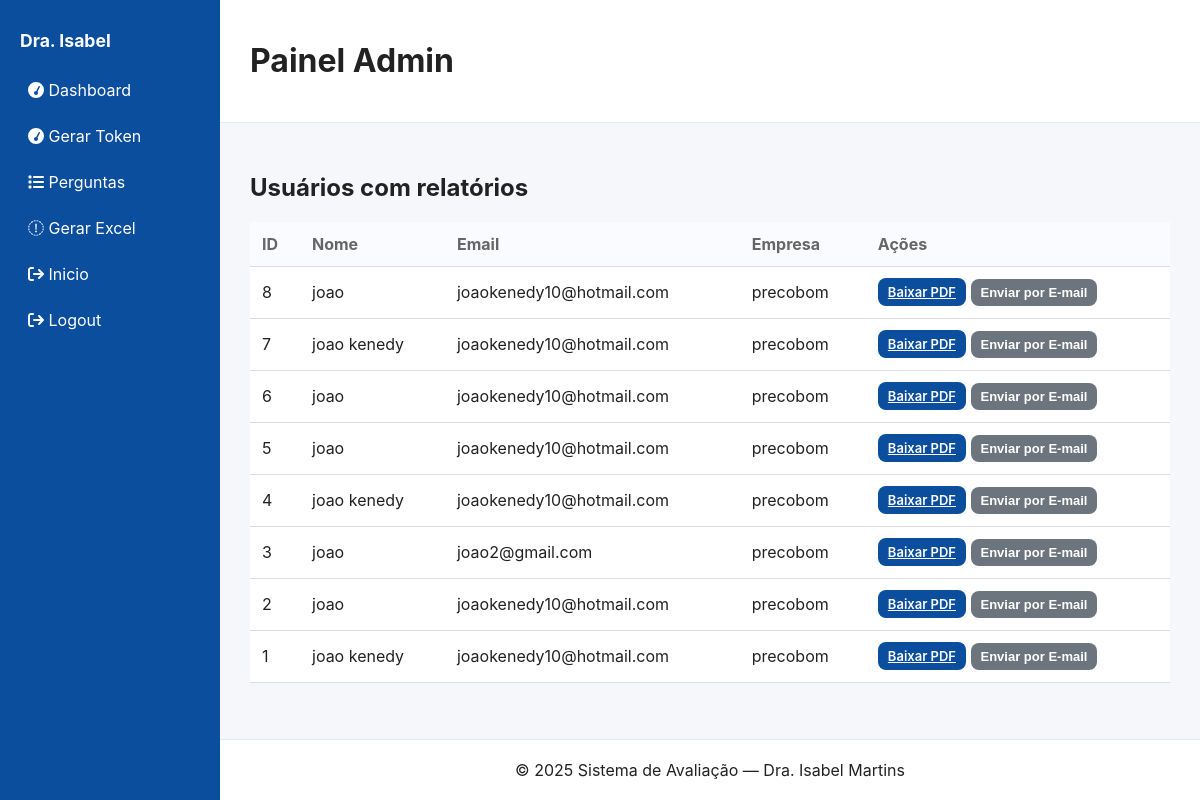
Page /admin (signed in) on the committed database.
### tables this page shows
CREATE TABLE usuarios (
                    id INTEGER PRIMARY KEY AUTOINCREMENT,
                    nome TEXT,
                    empresa TEXT,
                    email TEXT,
                    idade INTEGER
                );

### app.py (the view)
@app.route('/admin')
@admin_required
def admin_dashboard():
    db = get_db()
    usuarios = db.execute("SELECT id, nome, email, empresa, idade FROM usuarios ORDER BY id DESC").fetchall()
    return render_template('admin/dashboard.html', usuarios=usuarios)

### app.py (called while the page is built)
def get_db():
    if 'db' not in g:
        conn = sqlite3.connect(DATABASE)
        conn.row_factory = sqlite3.Row
        g.db = conn
    return g.db

def admin_required(f):
    @wraps(f)
    def decorated(*args, **kwargs):
        if not session.get('admin_logged'):
            return redirect(url_for('admin_login'))
        return f(*args, **kwargs)
    return decorated

### templates/admin/dashboard.html (shortened to what this page needs)
{% extends "base_admin.html" %}
{% block content %}
<h2>Usuários com relatórios</h2>
<table class="admin-table">
  <thead><tr><th>ID</th><th>Nome</th><th>Email</th><th>Empresa</th><th>Ações</th></tr></thead>
  <tbody>
    {% for u in usuarios %}
    <tr>
      <td>{{ u['id'] }}</td>
      <td>{{ u['nome'] }}</td>
      <td>{{ u['email'] }}</td>
      <td>{{ u['empresa'] }}</td>
      <td class="actions">
        <a class="btn small" href="{{ url_for('admin_pdf_download', usuario_id=u['id']) }}">Baixar PDF</a>
        <form action="{{ url_for('admin_email_pdf', usuario_id=u['id']) }}" method="post" style="display:inline;">
          <button class="btn small secondary" type="submit">Enviar por E-mail</button>
        </form>
      </td>
    </tr>
    {% endfor %}
  </tbody>
</table>
{% endblock %}

### templates/base_admin.html (shortened to what this page needs)
<!doctype html>
<html lang="pt-BR">
<head>
  <link rel="stylesheet" href="{{ url_for('static', filename='css/admin.css') }}">
</head>
<body>
  <div class="admin-wrapper">
    <aside class="sidebar">
      <div class="brand">Dra. Isabel</div>
      <nav>
        <a href="{{ url_for('admin_dashboard') }}"><i class="fa fa-tachometer"></i> Dashboard</a>
        <a href="{{ url_for('gerar_token') }}"><i class="fa fa-tachometer"></i> Gerar Token</a>
        <a href="{{ url_for('admin_perguntas') }}"><i class="fa fa-list"></i> Perguntas</a>
        <a href="{{ url_for('admin_excel') }}"><i class="fa fa-file-excel-o"></i> Gerar Excel</a>
        <a href="{{ url_for('index') }}"><i class="fa fa-sign-out"></i> Inicio</a>
        <a href="{{ url_for('admin_logout') }}"><i class="fa fa-sign-out"></i> Logout</a>
      </nav>
    </aside>
    <main class="admin-main">
      <header class="admin-header">
        <h1>{% block header %}Painel Admin{% endblock %}</h1>
      </header>
      <section class="admin-content">
        {% block content %}{% endblock %}
      </section>
      <footer class="admin-footer">
        © 2025 Sistema de Avaliação — Dra. Isabel Martins
      </footer>
    </main>
  </div>
</body>
</html>

### static/css/admin.css (style rules this page uses)
:root { --blue:#0b4e9e; --bg:#f5f7fb; --card:#fff; --muted:#666; }
* { box-sizing:border-box }
body { margin:0;font-family:Inter,system-ui,-apple-system,Segoe UI,Roboto,"Helvetica Neue",Arial;background:var(--bg);color:#222 }
.admin-wrapper { display:flex;min-height:100vh }
.sidebar { width:220px;background:var(--blue);color:#fff;padding:30px 20px;position:fixed;left:0;top:0;bottom:0 }
.sidebar .brand { font-weight:700;font-size:1.1rem;margin-bottom:1.2rem }
.sidebar nav a { display:block;color:#fff;text-decoration:none;padding:10px 8px;border-radius:6px;margin-bottom:6px }
.admin-main { margin-left:220px;flex:1;display:flex;flex-direction:column;min-height:100vh }
.admin-header { padding:20px 30px;border-bottom:1px solid #e6e9ef;background:#fff }
.admin-content { padding:30px }
.admin-footer { padding:20px;text-align:center;background:#fff;border-top:1px solid #e6e9ef;margin-top:auto }
.admin-table { width:100%;border-collapse:collapse;background:var(--card) }
.admin-table th, .admin-table td { padding:10px 12px;border-bottom:1px solid #f0f2f6 }
.admin-table thead th { background:#fafbff;color:var(--muted);text-align:left }
.btn { background:var(--blue);color:#fff;padding:8px 12px;border-radius:6px;border:none;cursor:pointer }
.btn.secondary { background:#6c757d }
.btn.small { padding:6px 8px;font-size:0.9rem }
.btn { padding: 10px 18px; border-radius: 8px; border: none; cursor: pointer; font-weight: 600; }
.btn.small { padding: 6px 10px; font-size: 13px; }
.admin-table { width: 100%; border-collapse: collapse; }
.admin-table th, .admin-table td { border-bottom: 1px solid #ddd; padding: 12px; }

### rows in the picture
usuarios: id "8", nome "joao", email "joaokenedy10@hotmail.com", empresa "precobom"
usuarios: id "7", nome "joao kenedy", email "joaokenedy10@hotmail.com", empresa "precobom"
usuarios: id "6", nome "joao", email "joaokenedy10@hotmail.com", empresa "precobom"
usuarios: id "5", nome "joao", email "joaokenedy10@hotmail.com", empresa "precobom"
usuarios: id "4", nome "joao kenedy", email "joaokenedy10@hotmail.com", empresa "precobom"
usuarios: id "3", nome "joao", email "joao2@gmail.com", empresa "precobom"
usuarios: id "2", nome "joao", email "joaokenedy10@hotmail.com", empresa "precobom"
usuarios: id "1", nome "joao kenedy", email "joaokenedy10@hotmail.com", empresa "precobom"
